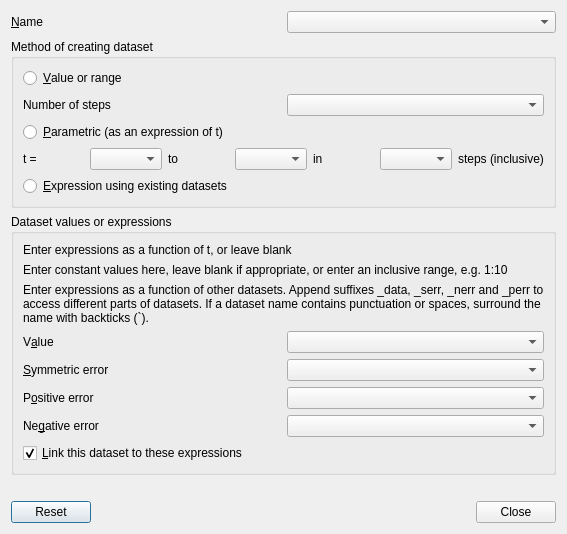
<?xml version="1.0" encoding="UTF-8"?>
<ui version="4.0">
 <class>DataCreateDialog</class>
 <widget class="QDialog" name="DataCreateDialog">
  <property name="geometry">
   <rect>
    <x>0</x>
    <y>0</y>
    <width>567</width>
    <height>534</height>
   </rect>
  </property>
  <property name="windowTitle">
   <string>Create dataset - OpenReliability</string>
  </property>
  <layout class="QVBoxLayout" name="verticalLayout_2">
   <item>
    <layout class="QHBoxLayout">
     <property name="spacing">
      <number>6</number>
     </property>
     <property name="margin">
      <number>0</number>
     </property>
     <item>
      <widget class="QLabel" name="label">
       <property name="text">
        <string>&amp;Name</string>
       </property>
       <property name="buddy">
        <cstring>nameedit</cstring>
       </property>
      </widget>
     </item>
     <item>
      <widget class="HistoryCombo" name="nameedit"/>
     </item>
    </layout>
   </item>
   <item>
    <widget class="HistoryGroupBox" name="methodGroup">
     <property name="sizePolicy">
      <sizepolicy hsizetype="Preferred" vsizetype="Preferred">
       <horstretch>0</horstretch>
       <verstretch>0</verstretch>
      </sizepolicy>
     </property>
     <property name="title">
      <string>Method of creating dataset</string>
     </property>
     <layout class="QVBoxLayout">
      <property name="spacing">
       <number>6</number>
      </property>
      <property name="margin">
       <number>9</number>
      </property>
      <item>
       <widget class="QRadioButton" name="valueradio">
        <property name="text">
         <string>&amp;Value or range</string>
        </property>
       </widget>
      </item>
      <item>
       <layout class="QHBoxLayout">
        <property name="spacing">
         <number>6</number>
        </property>
        <property name="margin">
         <number>0</number>
        </property>
        <item>
         <widget class="QLabel" name="label_2">
          <property name="text">
           <string>Number of steps</string>
          </property>
         </widget>
        </item>
        <item>
         <widget class="HistoryCombo" name="numstepsedit"/>
        </item>
       </layout>
      </item>
      <item>
       <widget class="QRadioButton" name="parametricradio">
        <property name="text">
         <string>&amp;Parametric (as an expression of t)</string>
        </property>
       </widget>
      </item>
      <item>
       <layout class="QHBoxLayout">
        <property name="spacing">
         <number>6</number>
        </property>
        <property name="margin">
         <number>0</number>
        </property>
        <item>
         <widget class="QLabel" name="label_3">
          <property name="text">
           <string>t =</string>
          </property>
         </widget>
        </item>
        <item>
         <widget class="HistoryCombo" name="tstartedit"/>
        </item>
        <item>
         <widget class="QLabel" name="label_4">
          <property name="text">
           <string>to</string>
          </property>
         </widget>
        </item>
        <item>
         <widget class="HistoryCombo" name="tendedit"/>
        </item>
        <item>
         <widget class="QLabel" name="label_5">
          <property name="text">
           <string>in</string>
          </property>
         </widget>
        </item>
        <item>
         <widget class="HistoryCombo" name="tstepsedit"/>
        </item>
        <item>
         <widget class="QLabel" name="label_6">
          <property name="text">
           <string>steps (inclusive)</string>
          </property>
         </widget>
        </item>
       </layout>
      </item>
      <item>
       <widget class="QRadioButton" name="expressionradio">
        <property name="text">
         <string>&amp;Expression using existing datasets</string>
        </property>
       </widget>
      </item>
     </layout>
    </widget>
   </item>
   <item>
    <widget class="QGroupBox" name="groupBox_2">
     <property name="title">
      <string>Dataset values or expressions</string>
     </property>
     <layout class="QVBoxLayout" name="verticalLayout">
      <item>
       <widget class="QLabel" name="parametrichelperlabel">
        <property name="text">
         <string>Enter expressions as a function of t, or leave blank</string>
        </property>
       </widget>
      </item>
      <item>
       <widget class="QLabel" name="valuehelperlabel">
        <property name="text">
         <string>Enter constant values here, leave blank if appropriate, or enter an inclusive range, e.g. 1:10</string>
        </property>
        <property name="wordWrap">
         <bool>true</bool>
        </property>
       </widget>
      </item>
      <item>
       <widget class="QLabel" name="expressionhelperlabel">
        <property name="text">
         <string>Enter expressions as a function of other datasets. Append suffixes _data, _serr, _nerr and _perr to access different parts of datasets. If a dataset name contains punctuation or spaces, surround the name with backticks (`).</string>
        </property>
        <property name="wordWrap">
         <bool>true</bool>
        </property>
       </widget>
      </item>
      <item>
       <layout class="QGridLayout" name="gridLayout">
        <item row="0" column="1">
         <widget class="HistoryCombo" name="valueedit"/>
        </item>
        <item row="1" column="0">
         <widget class="QLabel" name="label_9">
          <property name="text">
           <string>&amp;Symmetric error</string>
          </property>
          <property name="buddy">
           <cstring>symerroredit</cstring>
          </property>
         </widget>
        </item>
        <item row="1" column="1">
         <widget class="HistoryCombo" name="symerroredit"/>
        </item>
        <item row="2" column="0">
         <widget class="QLabel" name="label_10">
          <property name="text">
           <string>P&amp;ositive error</string>
          </property>
          <property name="buddy">
           <cstring>poserroredit</cstring>
          </property>
         </widget>
        </item>
        <item row="2" column="1">
         <widget class="HistoryCombo" name="poserroredit"/>
        </item>
        <item row="3" column="0">
         <widget class="QLabel" name="label_11">
          <property name="text">
           <string>Ne&amp;gative error</string>
          </property>
          <property name="buddy">
           <cstring>negerroredit</cstring>
          </property>
         </widget>
        </item>
        <item row="3" column="1">
         <widget class="HistoryCombo" name="negerroredit"/>
        </item>
        <item row="0" column="0">
         <widget class="QLabel" name="label_8">
          <property name="text">
           <string>V&amp;alue</string>
          </property>
          <property name="buddy">
           <cstring>valueedit</cstring>
          </property>
         </widget>
        </item>
       </layout>
      </item>
      <item>
       <widget class="QCheckBox" name="linkcheckbox">
        <property name="text">
         <string>&amp;Link this dataset to these expressions</string>
        </property>
        <property name="checked">
         <bool>true</bool>
        </property>
       </widget>
      </item>
     </layout>
    </widget>
   </item>
   <item>
    <widget class="QLabel" name="statuslabel">
     <property name="text">
      <string/>
     </property>
    </widget>
   </item>
   <item>
    <widget class="QDialogButtonBox" name="buttonBox">
     <property name="standardButtons">
      <set>QDialogButtonBox::Close|QDialogButtonBox::Reset</set>
     </property>
    </widget>
   </item>
  </layout>
 </widget>
 <customwidgets>
  <customwidget>
   <class>HistoryCombo</class>
   <extends>QComboBox</extends>
   <header>historycombo.h</header>
  </customwidget>
  <customwidget>
   <class>HistoryGroupBox</class>
   <extends>QGroupBox</extends>
   <header>historygroupbox.h</header>
   <container>1</container>
  </customwidget>
 </customwidgets>
 <resources/>
 <connections>
  <connection>
   <sender>buttonBox</sender>
   <signal>rejected()</signal>
   <receiver>DataCreateDialog</receiver>
   <slot>close()</slot>
   <hints>
    <hint type="sourcelabel">
     <x>283</x>
     <y>498</y>
    </hint>
    <hint type="destinationlabel">
     <x>283</x>
     <y>257</y>
    </hint>
   </hints>
  </connection>
 </connections>
</ui>
